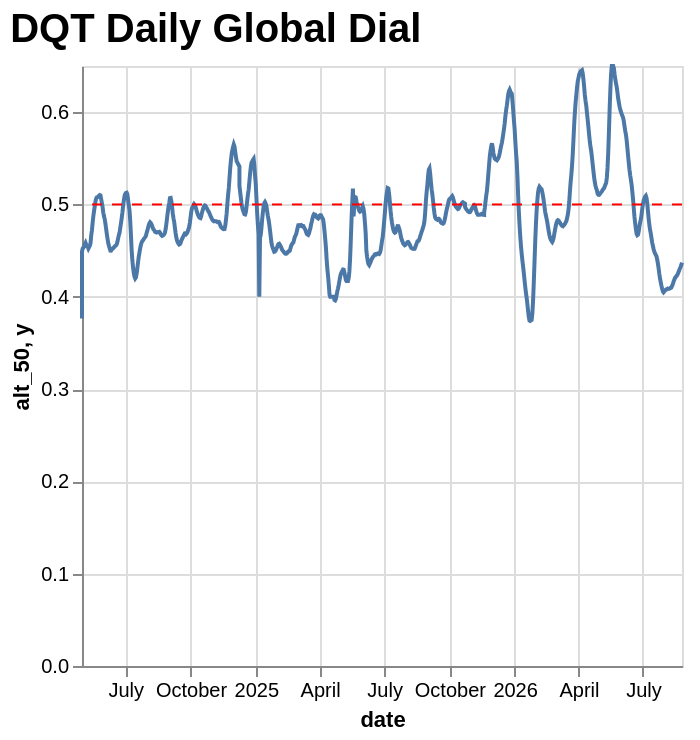

The cell this chart's notebook holds for it:
### Code cell
from dqt.model.global_dqt import GlobalDQT


def plot_dqt_daily_dial(df: pl.DataFrame):
    base = alt.Chart(df).mark_line().encode(
        x="date:T",
        y="alt_50:Q",
    )
    hline = alt.Chart(pd.DataFrame({"y": [0.50]})).mark_rule(
        color="red",
        strokeDash=[5, 5],
    ).encode(y="y:Q")
    fig = (base + hline).properties(title="DQT Daily Global Dial").configure_title(
        fontSize=20, font="Arial", anchor="start"
    )
    fig.show()


GDQT = GlobalDQT()
daily_global_dial = GDQT.history()  # cached under DQT_DATA_DIR; alias: read_latest_daily_offsets()
today = GDQT.latest()
print(f"latest dial {today.valid_date}: alt_50={today.alt_50:.4f}")
plot_dqt_daily_dial(daily_global_dial)
GDQT.diagnostics(daily_global_dial).select(
    "valid_date", "alt_50", "alt50_off_pp", "alt50_dod_pp"
).tail(10)

### Figure 1 — Vega-Lite specification as saved in the notebook (floating-point values rounded to 4 significant figures; data arrays with more than 128 entries replaced by an {"elided": "..."} marker saying what was removed)
{"config": {"view": {"continuousWidth": 300, "continuousHeight": 300}, "title": {"anchor": "start", "font": "Arial", "fontSize": 20}}, "layer": [{"data": {"name": "data-fa19f7a5a9d900feea8e368937514bc7"}, "mark": {"type": "line"}, "encoding": {"x": {"field": "date", "type": "temporal"}, "y": {"field": "alt_50", "type": "quantitative"}}}, {"data": {"name": "data-56e8450a96e5483e8a99fd90422daa8f"}, "mark": {"type": "rule", "color": "red", "strokeDash": [5, 5]}, "encoding": {"y": {"field": "y", "type": "quantitative"}}}], "title": "DQT Daily Global Dial", "$schema": "https://vega.github.io/schema/vega-lite/v6.4.1.json", "datasets": {"data-fa19f7a5a9d900feea8e368937514bc7": {"elided": "938 records"}, "data-56e8450a96e5483e8a99fd90422daa8f": [{"y": 0.5}]}}
